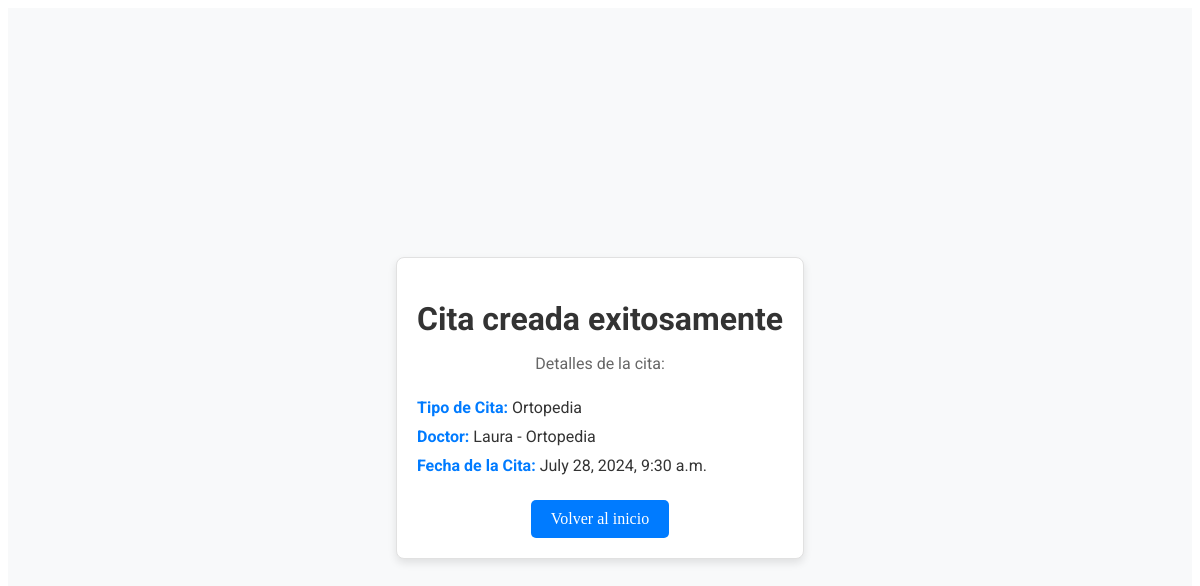
The page /appointments/success/2/ on the database its author committed.
### appointments/models.py (models this page shows)
class Appointment(models.Model):
    doctorId = models.ForeignKey(Doctor, on_delete=models.CASCADE)
    userId = models.ForeignKey(CustomUser, on_delete=models.CASCADE)
    tipoCita = models.CharField(max_length=75)
    fechaInicio = models.DateTimeField()
    fechaFin = models.DateTimeField()

class Doctor(models.Model):
    nombre = models.CharField(max_length=40)
    apellidos = models.CharField(max_length=50)
    IPS = models.CharField(max_length=50)
    correo = models.EmailField(unique=True)
    cedula = models.CharField(max_length=20, unique=True)
    especialidad = models.CharField(max_length=50)
    def __str__(self):
        return f"{self.nombre} - {self.especialidad}"

### appointments/views.py (the view)
# urls.py: path('success/<int:appointment_id>/', views.success_view, name='success'),
def success_view(request, appointment_id):
    appointment = get_object_or_404(Appointment, id=appointment_id)
    return render(request, 'appointments/successAppointment.html', {'appointment': appointment})

### appointments/templates/appointments/successAppointment.html (shortened to what this page needs)
<!DOCTYPE html>
{% load static %}
<html lang="en">
<head>
    <link rel="stylesheet" href="{% static 'css/successAppointment.css' %}">
</head>
<body>
    <div class = "successApointment">
        <div class = "son">
            <h1>Cita creada exitosamente</h1>
            <p>Detalles de la cita:</p>
            <ul>
                <li><strong>Tipo de Cita:</strong> {{ appointment.tipoCita }}</li>
                <li><strong>Doctor:</strong> {{ appointment.doctorId }}</li>
                <li><strong>Fecha de la Cita:</strong> {{ appointment.fechaInicio }}</li>
            </ul>
            <a href="{% url 'appointments:appointmentsPage' %}">Volver al inicio</a>
        </div>
    </div>
</body>
</html>

### static/css/successAppointment.css (style rules this page uses)
.successApointment { display: flex; justify-content: center; align-items: center; height: 100vh; background-color: #f8f9fa; }
.son { text-align: center; background-color: #ffffff; padding: 20px; border: 1px solid #e1e1e1; border-radius: 8px; box-shadow: 0 4px 8px rgba(0, 0, 0, 0.1); }
.son h1 { color: #333; font-family: "Roboto", Helvetica, sans-serif; margin-bottom: 10px; }
.son p { color: #666; font-family: "Roboto", Helvetica, sans-serif; margin-bottom: 20px; }
.son ul { list-style-type: none; padding: 0; margin: 0 0 20px 0; color: #333; font-family: "Roboto", Helvetica, sans-serif; text-align: left; }
.son ul li { padding: 5px 0; }
.son ul li strong { color: #007BFF; }
.son a { display: inline-block; padding: 10px 20px; background-color: #007BFF; color: #fff; text-decoration: none; border-radius: 5px; transition: background-color 0.3s ease; }

### rows shown on the page
Appointment: tipoCita "Ortopedia", doctorId "Laura - Ortopedia", fechaInicio "July 28, 2024, 9:30 a.m."
